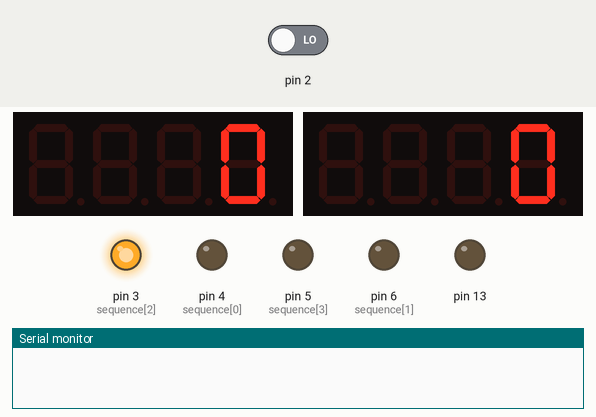
Bench run of a sketch on a simulated Arduino Uno, built with avr-gcc and run on an emulated ATmega328P. Parts: 2 × 4-digit seven-segment display, output pins drawn as LEDs (lit = HIGH), the last lines printed to the serial monitor. The test bench sets the inputs (shaded band); at power-on: pin 2 LOW.

Above: at 1.2 s.
1.3 s: pin 2 driven HIGH
At 2.7 s:
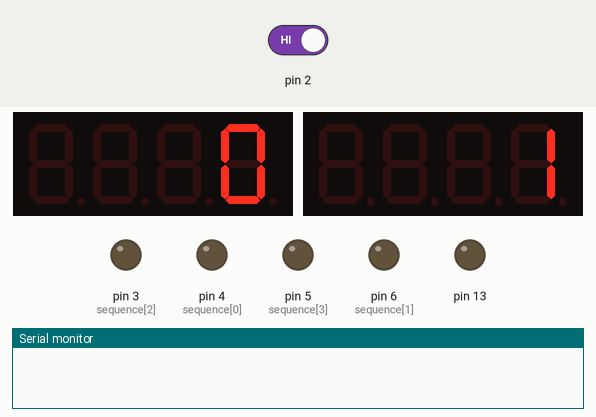
At 9.5 s:
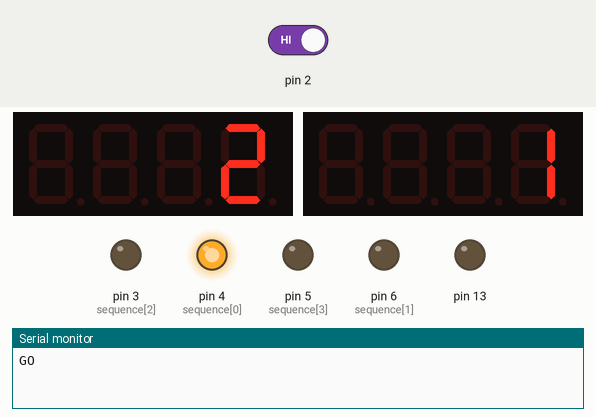
Timing chart, 0 to 14.2 s (numbered marks = the images above; inputs shaded):
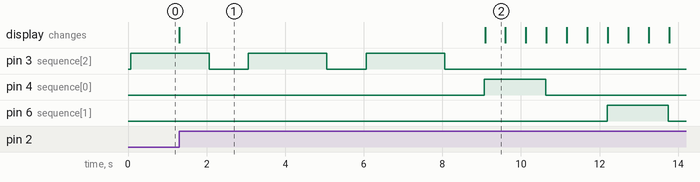

The sketch:

sketch_aug8a.ino
```cpp
#include <TM1637Display.h>

// ===============================
// TM1637 setup
// ===============================
// First TM1637 - for time
#define CLK1 7
#define DIO1 8
TM1637Display displayTime(CLK1, DIO1);

// Second TM1637 - for pressing count
#define CLK2 9
#define DIO2 10
TM1637Display displayPoints(CLK2, DIO2);

int sequence[15] = {4, 6, 3, 5, 3, 5, 6, 4, 5, 3, 4, 5, 6, 4, 3};
volatile short int i = 0, point = 0;

void setup() {
  Serial.begin(9600);

  // LED pins
  pinMode(3, OUTPUT);
  pinMode(4, OUTPUT);
  pinMode(5, OUTPUT);
  pinMode(6, OUTPUT);
  pinMode(13, OUTPUT);

  // Button input
  pinMode(2, INPUT);

  // Attach interrupt for counting
  attachInterrupt(digitalPinToInterrupt(2), point_count, RISING);

  // Initialize TM1637 displays
  displayTime.setBrightness(0x0f);   // Max brightness
  displayPoints.setBrightness(0x0f); // Max brightness

  // Clear displays
  displayTime.showNumberDec(0);
  displayPoints.showNumberDec(0);
}

void start_routine() {
  for (i = 0; i <= 2; i++) {
    digitalWrite(3, HIGH);
    delay(2000);
    digitalWrite(3, LOW);
    delay(1000);
  }
  Serial.println("GO");
}

void loop() {
  short int j;
  point = 0; // reset score at the start
  displayPoints.showNumberDec(point); // reset display

  start_routine();

  for (j = 0; j <= 1; j++) {
    for (i = 0; i <= 14; i++) {
      digitalWrite(sequence[i], HIGH);

      // Countdown from 2 seconds
      for (int t = 2; t >= 0; t--) {
        displayTime.showNumberDec(t);
        delay(500);
      }

      digitalWrite(sequence[i], LOW);

      // LED off wait time 2 sec with countdown
      for (int t = 2; t >= 0; t--) {
        displayTime.showNumberDec(t);
        delay(500);
      }
    }
  }

  Serial.print("Score: ");
  Serial.println(point);
  while (1); // stop program
}

void point_count() {
  digitalWrite(sequence[i], LOW); // optional: turn off LED
  point++;
  displayPoints.showNumberDec(point); // update points display
}
```

Measured:
- by itself, pin 3 (sequence[2]): alternates HIGH for 2.0 s and LOW for 1.0 s, 5 changes in all, then stays LOW
- what the display in image 1 shows lasts 7.8 s, from 1.3 s to 9.1 s
- what the display in image 2 shows lasts 0.5 s, from 9.1 s to 9.6 s
